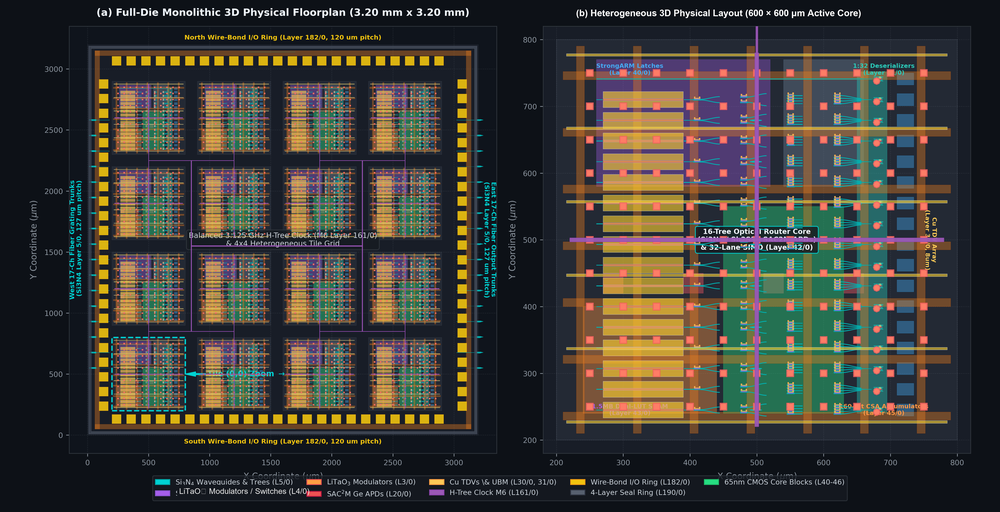
#> input picture ofc_paper_latex/figures/fig_gds_die_and_tile_floorplan.png, 1000 x 512 px, shrunk from 4800 x 2460 before the run
$ python make_ofc_4figures.py
#> lines starting #> are read from the running program, lines starting #| are printed output that depends on the picture
import os
import matplotlib.pyplot as plt
import matplotlib.image as mpimg

def make_composites():
    base_dir = os.path.dirname(os.path.dirname(os.path.abspath(__file__)))
    fig_dir = os.path.join(base_dir, "ofc_paper_latex", "figures")

    # 1. Composite Fig 2: Layout & Tolerance (GDSII + PDF + Semilog CDF)
    gds_path = os.path.join(fig_dir, "fig_gds_die_and_tile_floorplan.png")
    pdf_path = os.path.join(fig_dir, "fig_mc_histogram_pdf_1m.png")
    cdf_path = os.path.join(fig_dir, "fig_mc_yield_cdf_semilog.png")

    if os.path.exists(gds_path) and os.path.exists(pdf_path) and os.path.exists(cdf_path):
        img_gds = mpimg.imread(gds_path)
#> img_gds is the input picture: shape (512, 1000, 3) float32; mean R, G, B 0.251, 0.243, 0.218
        img_pdf = mpimg.imread(pdf_path)
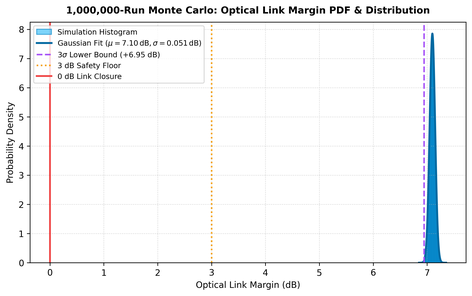
#> input picture ofc_paper_latex/figures/fig_mc_histogram_pdf_1m.png, 472 x 296 px, shrunk from 2266 x 1421 before the run
#> img_pdf is the input picture: shape (296, 472, 3) float32; mean R, G, B 0.957, 0.961, 0.965
        img_cdf = mpimg.imread(cdf_path)
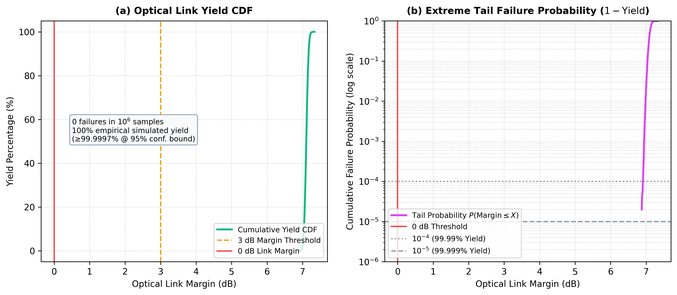
#> input picture ofc_paper_latex/figures/fig_mc_yield_cdf_semilog.png, 677 x 295 px, shrunk from 3249 x 1415 before the run
#> img_cdf is the input picture: shape (295, 677, 4) float32; mean R, G, B, A 0.961, 0.959, 0.96, 1

        fig = plt.figure(figsize=(12, 5.5), dpi=300)
        gs = fig.add_gridspec(1, 2, width_ratios=[1.1, 1.0], wspace=0.18)

        # Left: GDS II layout
        ax0 = fig.add_subplot(gs[0])
        ax0.imshow(img_gds)
        ax0.axis('off')
        ax0.set_title(r"(a) Monolithic $10.24\,\mathrm{mm}^2$ Die & Tile Layout", fontsize=10, weight='bold', pad=6)

        # Right: Subdivided into PDF and CDF
        gs_r = gs[1].subgridspec(2, 1, hspace=0.28)
        ax1 = fig.add_subplot(gs_r[0])
        ax1.imshow(img_pdf)
        ax1.axis('off')
        ax1.set_title(r"(b) 1,000,000-Sample Margin PDF ($3\sigma = +6.95\,\mathrm{dB}$)", fontsize=9.5, weight='bold', pad=4)

        ax2 = fig.add_subplot(gs_r[1])
        ax2.imshow(img_cdf)
        ax2.axis('off')
        ax2.set_title(r"(c) Optical Yield Semilog CDF (Gaussian-Fit $5\sigma = +6.85\,\mathrm{dB}$)", fontsize=9.2, weight='bold', pad=4)

        fig.savefig(os.path.join(fig_dir, "fig_layout_and_tolerance.png"), bbox_inches='tight')
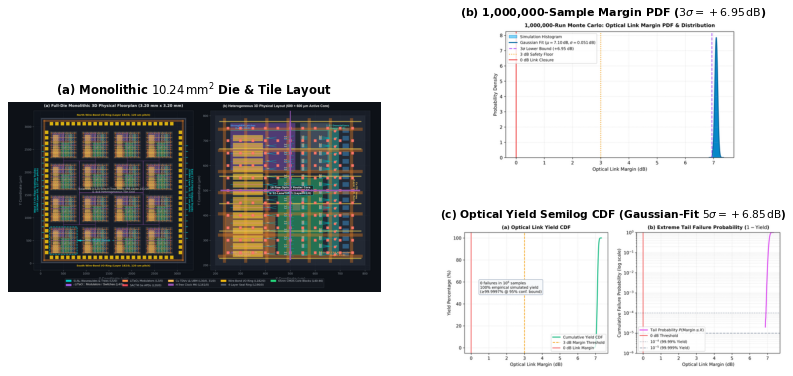
#> figure drawn by matplotlib, 3 panels
        plt.close(fig)
        print("Generated fig_layout_and_tolerance.png successfully.")

    # 2. Composite Fig 3: 100-GHz Receiver (Eye Diagram + Regeneration Delay Histogram)
    eye_path = os.path.join(fig_dir, "fig_spice_1m_eye_density_heatmap.png")
    hist_path = os.path.join(fig_dir, "fig_spice_strongarm_regen_histogram_1m.png")

    if os.path.exists(eye_path) and os.path.exists(hist_path):
        img_eye = mpimg.imread(eye_path)
        img_hist = mpimg.imread(hist_path)

        fig = plt.figure(figsize=(11, 4.8), dpi=300)
        gs = fig.add_gridspec(1, 2, width_ratios=[1.15, 1.0], wspace=0.16)

        ax0 = fig.add_subplot(gs[0])
        ax0.imshow(img_eye)
        ax0.axis('off')
        ax0.set_title(r"(a) 1,000,000-Cycle 100 GHz Eye ($73.9\%$ Opening, $122.6\,\mathrm{mV}$)", fontsize=10, weight='bold', pad=6)

        ax1 = fig.add_subplot(gs[1])
        ax1.imshow(img_hist)
        ax1.axis('off')
        ax1.set_title(r"(b) StrongARM Regeneration Delay Distribution ($T_{\mathrm{cycle}} = 10.0\,\mathrm{ps}$)", fontsize=10, weight='bold', pad=6)

        fig.savefig(os.path.join(fig_dir, "fig_receiver_100ghz.png"), bbox_inches='tight')
        plt.close(fig)
        print("Generated fig_receiver_100ghz.png successfully.")

if __name__ == "__main__":
    make_composites()
